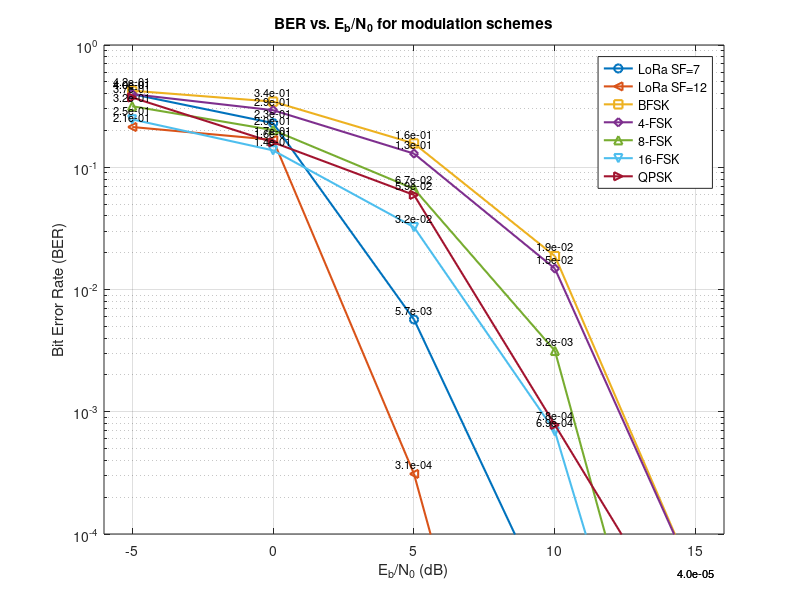

Source code (MATLAB):
%% GNU Radio BER vs Eb/N0
% AUTHOR: Clara SORRE
% This MATLAB code ...........

eb_n0_dB = [-5, 0, 5, 10, 15];  % Eb/N0 values in dB 
target_ber = 1e-3;
interpolate_target_ber = @(ebn0, ber, target) interp1(log10(ber), ebn0, log10(target), 'linear', 'extrap'); %interpolation function
% BER results measured gnu radio
ber_lorasf7 = [0.396657, 0.229680, 0.005685, 0.00002, 0.00000002];   %when ber=0: artificially 0.00000001
ber_bfsk = [0.42288, 0.34419, 0.15655, 0.01876, 0.00004];  
ber_4fsk = [0.39636, 0.29288, 0.1293, 0.01482, 0.00004];   
ber_8fsk = [0.315653, 0.201418, 0.066603, 0.00315, 0.0000002]; %when ber=0: artificially 0.0000001
ber_16fsk = [0.24627, 0.1374, 0.03234, 0.00069, 0.0000001]; %when ber=0: artificially 0.0000001
ber_qpsk = [0.372220, 0.159881, 0.059364, 0.000780, 0.000010]; 
ber_lorasf12 = [0.213394, 0.167567,0.000310,  0.00000002, 0.00000001];
schemes = {
    'LoRa SF=7', ber_lorasf7;
    'LoRa SF=12', ber_lorasf12;
    'BFSK', ber_bfsk;
    '4-FSK', ber_4fsk;
    '8-FSK', ber_8fsk;
    '16-FSK', ber_16fsk;
    'QPSK', ber_qpsk
};
fprintf('Estimated E_b/N_0 for BER = %.1e:\n', target_ber);
for i = 1:size(schemes,1)
    name = schemes{i,1};
    ber = schemes{i,2};
    est = interpolate_target_ber(eb_n0_dB, ber, target_ber);
    fprintf('%s: %.2f dB\n', name, est);
end
% plot
figure;
semilogy(eb_n0_dB, ber_lorasf7, 'o-', 'LineWidth', 1.5,'DisplayName', sprintf('LoRa SF=7'));
hold on;
semilogy(eb_n0_dB, ber_lorasf12, '<-', 'LineWidth', 1.5,'DisplayName', sprintf('LoRa SF=12'));
semilogy(eb_n0_dB, ber_bfsk, 's-', 'LineWidth', 1.5,'DisplayName', sprintf('BFSK'));
semilogy(eb_n0_dB, ber_4fsk, 'd-', 'LineWidth', 1.5,'DisplayName', sprintf('4-FSK'));
semilogy(eb_n0_dB, ber_8fsk, '^-', 'LineWidth', 1.5,'DisplayName', sprintf('8-FSK'));
semilogy(eb_n0_dB, ber_16fsk, 'v-', 'LineWidth', 1.5,'DisplayName', sprintf('16-FSK'));
semilogy(eb_n0_dB, ber_qpsk, '>-', 'LineWidth', 1.5,'DisplayName', sprintf('QPSK'));
grid on;
legend show;
xlabel('E_b/N_0 (dB)');
ylabel('Bit Error Rate (BER)');
title('BER vs. E_b/N_0 for modulation schemes');
xlim([min(eb_n0_dB)-1, max(eb_n0_dB)+1]);
ylim([1e-4 1]);

%display the data on the graph
for i = 1:length(eb_n0_dB)
    text(eb_n0_dB(i), ber_lorasf7(i)*1.2, sprintf('%.1e', ber_lorasf7(i)),'HorizontalAlignment', 'center', 'FontSize', 8);
    text(eb_n0_dB(i), ber_lorasf12(i)*1.2, sprintf('%.1e', ber_lorasf12(i)),'HorizontalAlignment', 'center', 'FontSize', 8);
    text(eb_n0_dB(i), ber_bfsk(i)*1.2, sprintf('%.1e', ber_bfsk(i)),'HorizontalAlignment', 'center', 'FontSize', 8);
    text(eb_n0_dB(i), ber_4fsk(i)*1.2, sprintf('%.1e', ber_4fsk(i)),'HorizontalAlignment', 'center', 'FontSize', 8);
    text(eb_n0_dB(i), ber_8fsk(i)*1.2, sprintf('%.1e', ber_8fsk(i)),'HorizontalAlignment', 'center', 'FontSize', 8);
    text(eb_n0_dB(i), ber_16fsk(i)*1.2, sprintf('%.1e', ber_16fsk(i)),'HorizontalAlignment', 'center', 'FontSize', 8);
    text(eb_n0_dB(i), ber_qpsk(i)*1.2, sprintf('%.1e', ber_qpsk(i)),'HorizontalAlignment', 'center', 'FontSize', 8);
end


